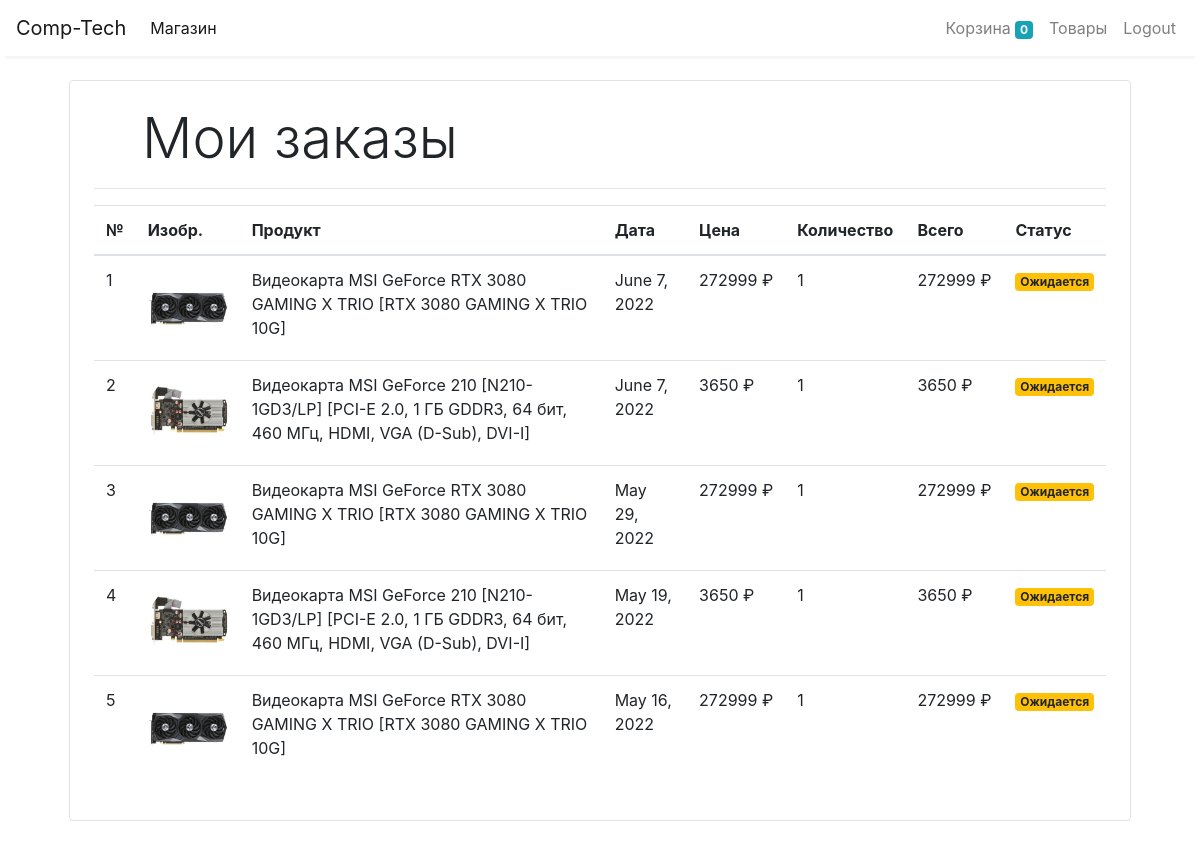
Screenshot of /orders (signed in) with the database file from the repository.
### store/models/orders.py (models this page shows, shortened)
class Order(models.Model):
    product = models.ForeignKey(Product,
                                on_delete=models.CASCADE)
    customer = models.ForeignKey(Customer,
                                 on_delete=models.CASCADE)
    quantity = models.IntegerField(default=1)
    price = models.IntegerField()
    address = models.CharField(max_length=50, default='', blank=True)
    phone = models.CharField(max_length=50, default='', blank=True)
    date = models.DateField(default=datetime.datetime.today)
    status = models.BooleanField(default=False)
    @staticmethod
    def get_orders_by_customer(customer_id):
        return Order.objects.filter(customer=customer_id).order_by('-date')

### store/models/product.py (models this page shows, shortened)
class Product(models.Model):
    name = models.CharField(max_length=50)
    price = models.IntegerField(default=0)
    category = models.ForeignKey(Category, on_delete=models.CASCADE, default=1)
    description = models.CharField(max_length=200, default='' , null=True , blank=True)
    image = models.ImageField(upload_to='uploads/products/')

### store/middlewares/auth.py (the view)
    def middleware(request):
        print(request.session.get('customer'))
        returnUrl = request.META['PATH_INFO']
        print(request.META['PATH_INFO'])
        if not request.session.get('customer'):
           return redirect(f'login?return_url={returnUrl}')
        response = get_response(request)
        return response

### store/templatetags/custom_filter.py (called while the page is built)
@register.filter(name='multiply')
def multiply(number , number1):
    return number * number1

### store/views/orders.py (called while the page is built)
    def get(self , request ):
        customer = request.session.get('customer')
        orders = Order.get_orders_by_customer(customer)
        print(orders)
        return render(request , 'orders.html'  , {'orders' : orders})

### store/templates/orders.html
{% extends 'base.html' %}
{% block content %}
{% load cart %}
{% load custom_filter %}
<div class="container">
   <div class="border rounded p-4 m-4">
        <p class="display-4 pl-4 ml-4">Мои заказы</p>
        <hr>
        <table class="table">
            <thead>
                <tr>
                    <th>№</th>
                    <th>Изобр.</th>
                    <th>Продукт</th>
                    <th>Дата</th>
                    <th>Цена</th>
                    <th>Количество</th>
                    <th>Всего</th>
                    <th>Статус</th>
                </tr>
            </thead>
            <tbody>
                {% for order in orders %}
                <tr>
                    <td>{{forloop.counter}}</td>
                    <td><img style="height: 80px;" class="rounded-circle" src="{{order.product.image.url}}" alt=""></td>
                    <td>{{order.product.name}}</td>
                    <td>{{order.date}}</td>
                    <td>{{order.price}} ₽</td>
                    <td>{{order.quantity}}</td>
                    <td>{{order.quantity|multiply:order.price}} ₽</td>
                    {% if order.status %}
                    <td><small class="badge badge-success">Завершено</small></td>
                    {%else%}
                    <td><small class="badge badge-warning">Ожидается</small></td>
                    {% endif %}
                </tr>
                {% endfor %}
            </tbody>
        </table>
   </div>
</div>
{% endblock %}

### store/templates/base.html (shortened to what this page needs)
<!doctype html>
<html lang="en">
<head>
  <link rel="stylesheet" href="https://maxcdn.bootstrapcdn.com/bootstrap/4.0.0/css/bootstrap.min.css"
>
</head>
<body>
  <nav class="one-edge-shadow
  sticky-top navbar
  navbar-expand-lg
   navbar-light bg-white">
    <a class="navbar-brand" href="/">Comp-Tech</a>
    <div class="collapse navbar-collapse" id="navbarSupportedContent">
      <ul class="navbar-nav mr-auto">
        <li class="nav-item active">
          <a class="nav-link" href="/store">Магазин <span class="sr-only">(current)</span></a>
        </li>
      </ul>
      <ul class=" navbar-nav my-2 my-lg-0">
        <li class="nav-item ">
          <a class="nav-link" href="/cart">Корзина
            <span class="badge badge-info">{{request.session.cart.keys|length}}</span>
            <span class="sr-only">(current)</span></a>
        </li>
        {% if request.session.customer %}
        <li class="nav-item ">
          <a class="nav-link" href="/orders">Товары<span class="sr-only">(current)</span></a>
        </li>
        <li class="nav-item ">
          <a class="nav-link" href="/logout">Logout<span class="sr-only">(current)</span></a>
        </li>
        {% endif %}
      </ul>
    </div>
  </nav>
    {% block content %}{% endblock %}
</body>
</html>

### store/templates/base.html (style rules this page uses)
nav { background-color: white; }
.one-edge-shadow { box-shadow: 0 8px 2px -5px rgb(246, 245, 245); }

### rows the page displays
Order: product.image (picture), product.name "Видеокарта MSI GeForce RTX 3080 GAMING X TRIO [RTX 3080 GAMING X TRIO 10G]", date "June 7, 2022", price "272999", quantity "1", quantity|multiply "272999", status "Ожидается"
Order: product.image (picture), product.name "Видеокарта MSI GeForce 210 [N210-1GD3/LP] [PCI-E 2.0, 1 ГБ GDDR3, 64 бит, 460 МГц, HDMI, VGA (D-Sub), DVI-I]", date "June 7, 2022", price "3650", quantity "1", quantity|multiply "3650", status "Ожидается"
Order: product.image (picture), product.name "Видеокарта MSI GeForce RTX 3080 GAMING X TRIO [RTX 3080 GAMING X TRIO 10G]", date "May 29, 2022", price "272999", quantity "1", quantity|multiply "272999", status "Ожидается"
Order: product.image (picture), product.name "Видеокарта MSI GeForce 210 [N210-1GD3/LP] [PCI-E 2.0, 1 ГБ GDDR3, 64 бит, 460 МГц, HDMI, VGA (D-Sub), DVI-I]", date "May 19, 2022", price "3650", quantity "1", quantity|multiply "3650", status "Ожидается"
Order: product.image (picture), product.name "Видеокарта MSI GeForce RTX 3080 GAMING X TRIO [RTX 3080 GAMING X TRIO 10G]", date "May 16, 2022", price "272999", quantity "1", quantity|multiply "272999", status "Ожидается"

### other values shown
{{ request.session.cart.keys|length }} "0"
